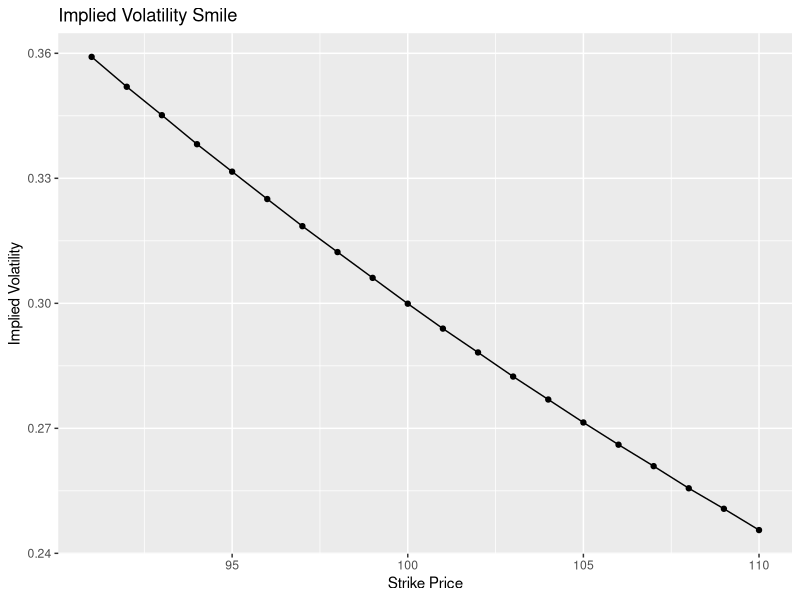

The R script that drew this image:
# problem 2

d1 = function(S, K, r, sigma, T) {
  return((log(S/K) + (r+(sigma^2)/2)*T)/(sigma*sqrt(T)))
}

d2 = function(S, K, r, sigma, T) {
  return(d1(S, K, r, sigma, T) - sigma*sqrt(T))
}

bsm_put = function(sigma, K, S, r, T) {
  d1_val = d1(S, K, r, sigma, T)
  d2_val = d2(S, K, r, sigma, T)
  return(price=K*exp(-r*T)*pnorm(-d2_val) - S*pnorm(-d1_val))
}

sigma_root_put = function(sigma, S, K, r, T, price) {
  return(bsm_put(sigma=sigma, K=K, S=S, r=r, T=T) - price)
}

implied_volatility_put = function(S, K, r, T, price) {
  return(uniroot(sigma_root_put, c(-10^99, 10^99), S=S, K=K, r=r, T=T, price=price)$root)
}

strike = c(91:110)
putprice = c(9.57,9.78,10.01,10.24,10.49,10.75,11.02,11.31,11.61,11.92,12.25,12.60,12.96,13.344,13.74,14.16,14.60,15.05,15.53,16.02)
volatility = mapply(implied_volatility_put, K=strike, price=putprice, S=100, r=0, T=1)

library(ggplot2)

data = as.data.frame(list(strike=strike, volatility=volatility))
plot = ggplot(data=data) + geom_line(aes(x=strike, y=volatility)) + geom_point(aes(x=strike, y=volatility)) + labs(title="Implied Volatility Smile", x="Strike Price", y="Implied Volatility")
plot

positions = c(-5000, -500, -2000, -500)
deltas = c(0.5, 0.7, -0.4, 0.7)
gammas = c(2.2, 0.6, 1.3, 1.9)
vegas = c(1.8, 0.2, 0.8, 1.4)
to_delta = 0.7
to_gamma = 1.4
to_vega = 0.9
sterling_delta = 1
sterling_gamma = 0
sterling_vega = 0

# delta gamma
# solve a %*% x = b
b = c(-sum(positions*deltas), -sum(positions*gammas))
a = matrix(c(to_delta, to_gamma, sterling_delta, sterling_gamma), nrow=2, ncol=2)
colnames(a) = c('traded_option', 'sterling')
rownames(a) = c('delta', 'gamma')
solve(a, b)

# delta vega
# solve a %*% x = b
b = c(-sum(positions*deltas), -sum(positions*gammas))
a = matrix(c(to_delta, to_vega, sterling_delta, sterling_vega), nrow=2, ncol=2)
colnames(a) = c('traded_option', 'sterling')
rownames(a) = c('delta', 'vega')
solve(a, b)
